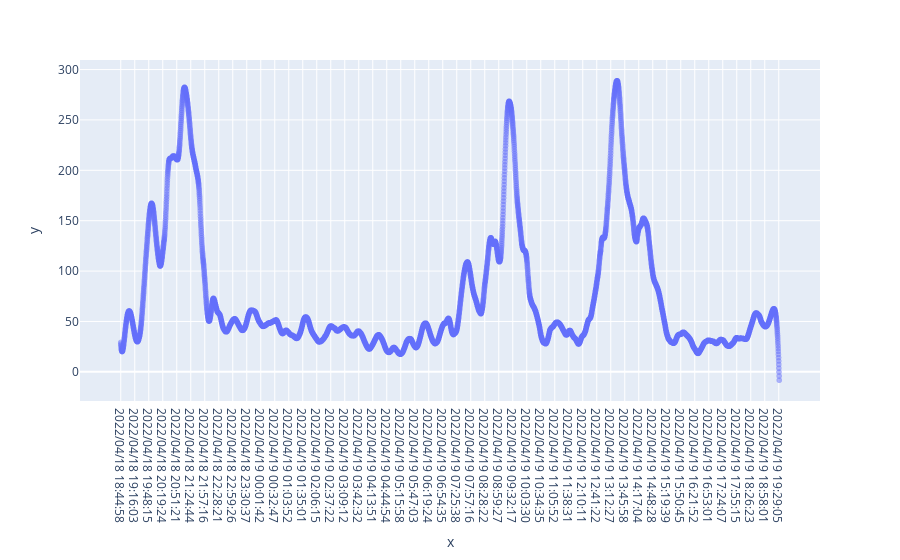

Notebook code cell kept with this figure:
### Code cell
fig3.show()

### Figure 1 — Plotly figure (JSON) as saved in the notebook; plotly's stock layout.template omitted (floating-point values rounded to 4 significant figures; data arrays with more than 128 entries replaced by an {"elided": "..."} marker saying what was removed)
{"data": [{"hovertemplate": "x=%{x}<br>y=%{y}<extra></extra>", "legendgroup": "", "marker": {"color": "#636efa", "opacity": 0.5, "symbol": "circle"}, "mode": "markers", "name": "", "showlegend": false, "type": "scattergl", "x": {"elided": "5410 str values"}, "xaxis": "x", "y": {"elided": "5410 float values"}, "yaxis": "y"}], "layout": {"legend": {"tracegroupgap": 0}, "margin": {"t": 60}, "xaxis": {"anchor": "y", "domain": [0, 1], "title": {"text": "x"}}, "yaxis": {"anchor": "x", "domain": [0, 1], "title": {"text": "y"}}}}
